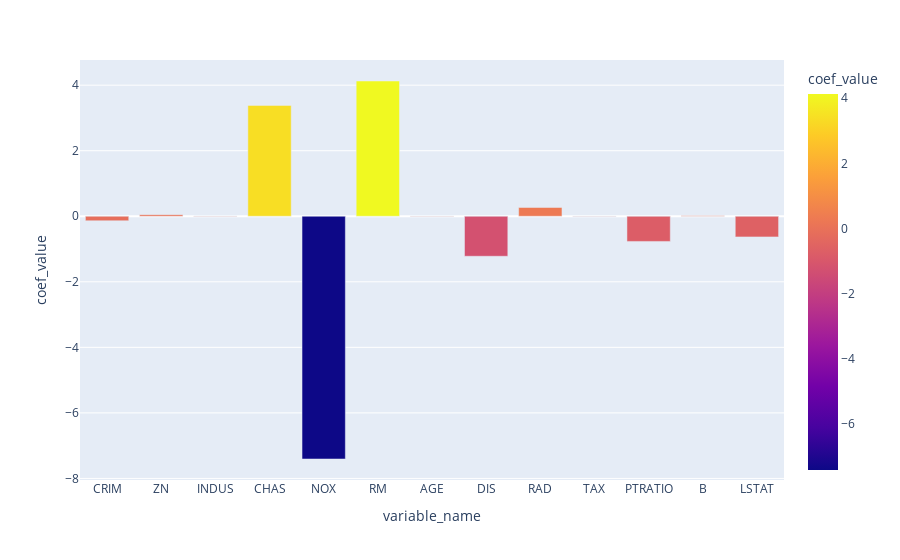

The code cell stored with this chart in its notebook:
### Code cell
# coef with variable
coef_est = {n:v for n,v in zip(x_train.columns, ridge.coef_)}
coef_est_df = pd.DataFrame.from_dict({'variable_name':coef_est.keys(),'coef_value':coef_est.values()})
fig = px.bar(coef_est_df, x='variable_name', y='coef_value', height=600,color='coef_value')
fig.show()

### Figure 1 — Plotly figure (JSON) as saved in the notebook; plotly's stock layout.template omitted (floating-point values rounded to 4 significant figures)
{"data": [{"alignmentgroup": "True", "hovertemplate": "variable_name=%{x}<br>coef_value=%{marker.color}<extra></extra>", "legendgroup": "", "marker": {"color": [-0.1376, 0.04884, 0.005836, 3.383, -7.407, 4.127, 0.00474, -1.22, 0.2684, -0.009838, -0.7678, 0.01254, -0.6298], "coloraxis": "coloraxis", "pattern": {"shape": ""}}, "name": "", "offsetgroup": "", "orientation": "v", "showlegend": false, "textposition": "auto", "type": "bar", "x": ["CRIM", "ZN", "INDUS", "CHAS", "NOX", "RM", "AGE", "DIS", "RAD", "TAX", "PTRATIO", "B", "LSTAT"], "xaxis": "x", "y": [-0.1376, 0.04884, 0.005836, 3.383, -7.407, 4.127, 0.00474, -1.22, 0.2684, -0.009838, -0.7678, 0.01254, -0.6298], "yaxis": "y"}], "layout": {"autosize": true, "barmode": "relative", "coloraxis": {"colorbar": {"title": {"text": "coef_value"}}, "colorscale": [[0, "#0d0887"], [0.1111, "#46039f"], [0.2222, "#7201a8"], [0.3333, "#9c179e"], [0.4444, "#bd3786"], [0.5556, "#d8576b"], [0.6667, "#ed7953"], [0.7778, "#fb9f3a"], [0.8889, "#fdca26"], [1, "#f0f921"]]}, "legend": {"tracegroupgap": 0}, "margin": {"t": 60}, "xaxis": {"anchor": "y", "autorange": true, "domain": [0, 1], "range": [-0.5, 12.5], "title": {"text": "variable_name"}, "type": "category"}, "yaxis": {"anchor": "x", "autorange": true, "domain": [0, 1], "range": [-8.048, 4.768], "title": {"text": "coef_value"}, "type": "linear"}}}
